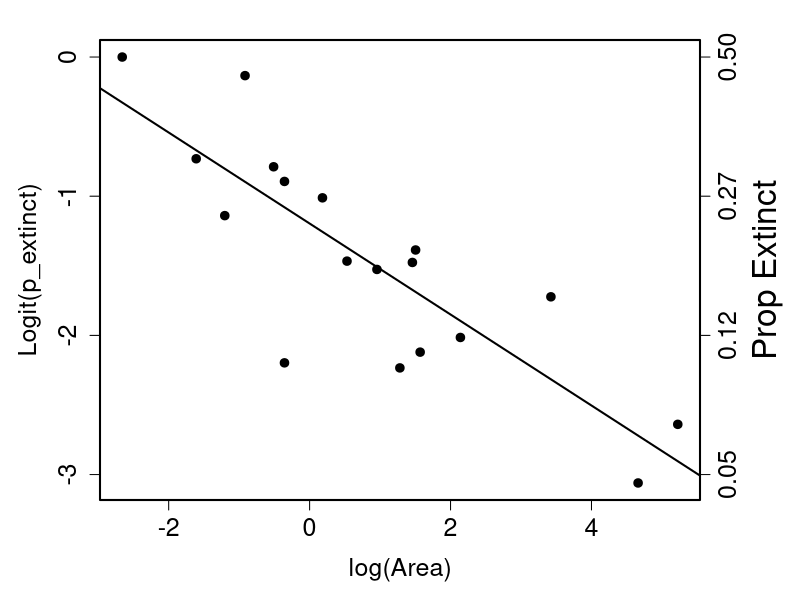
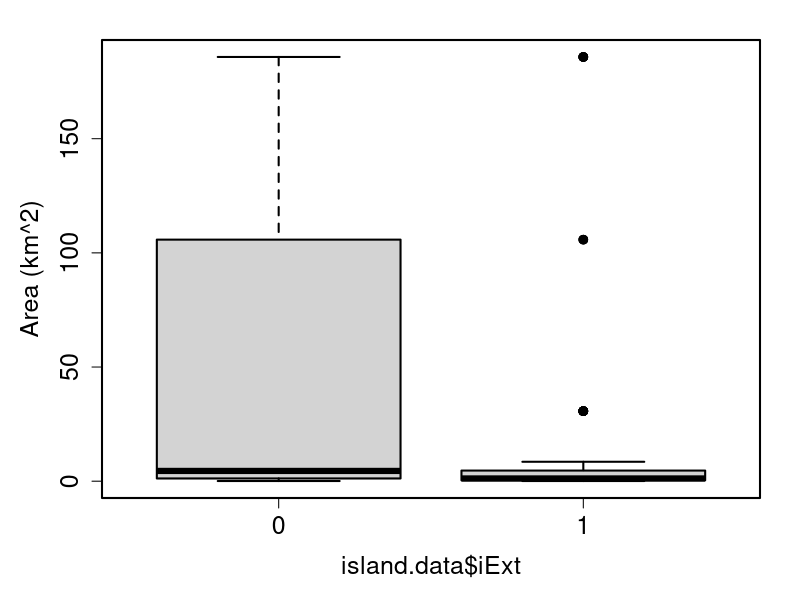
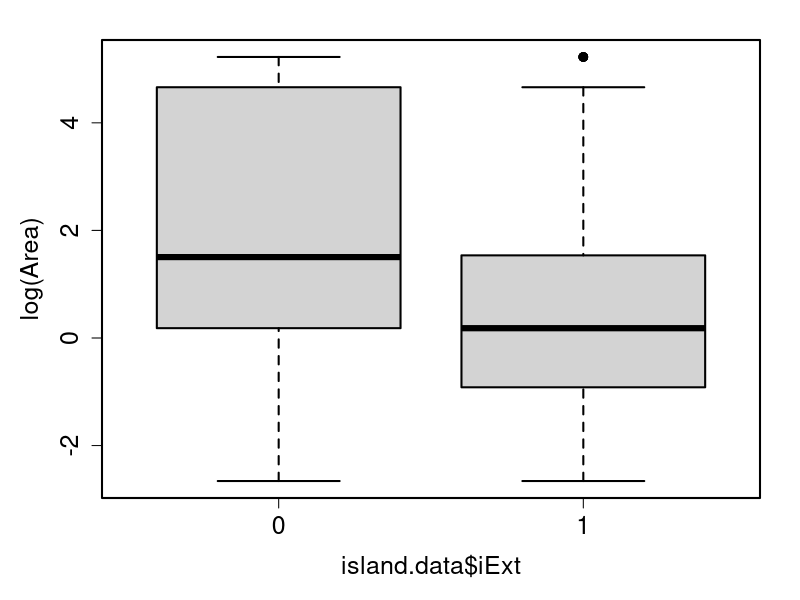
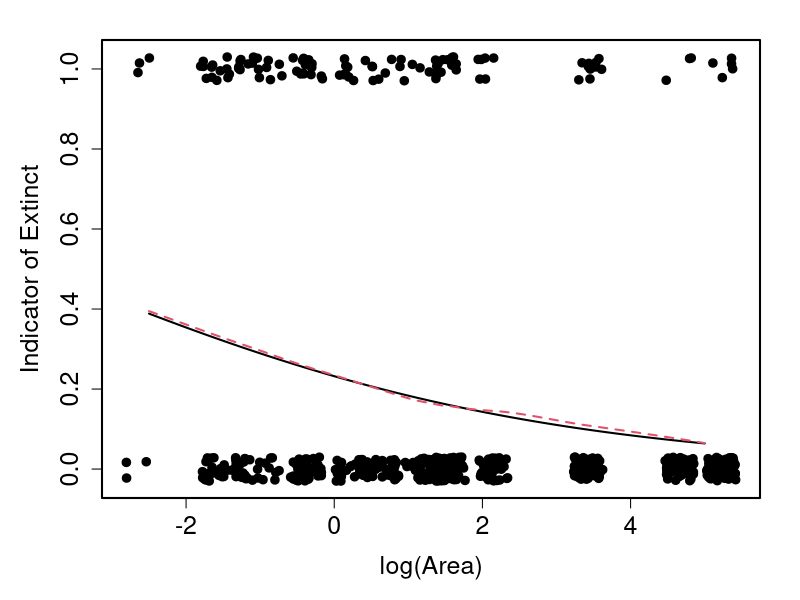
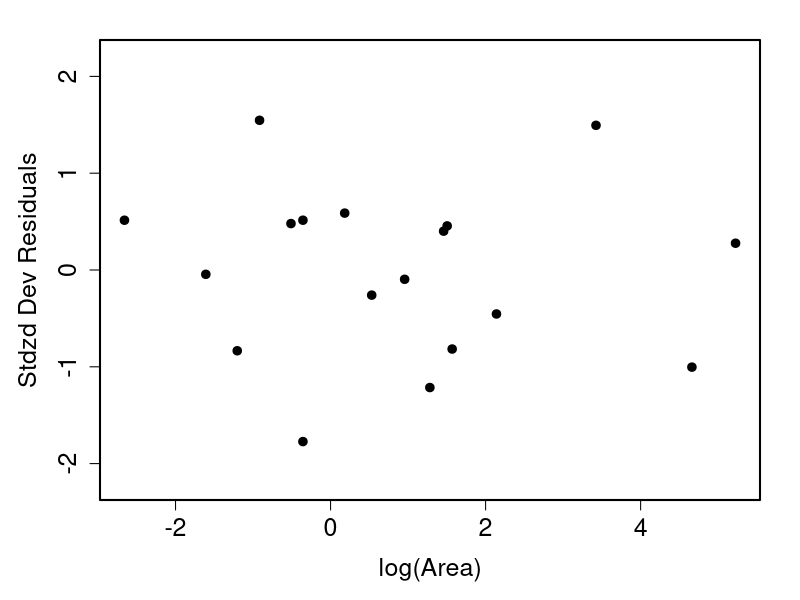
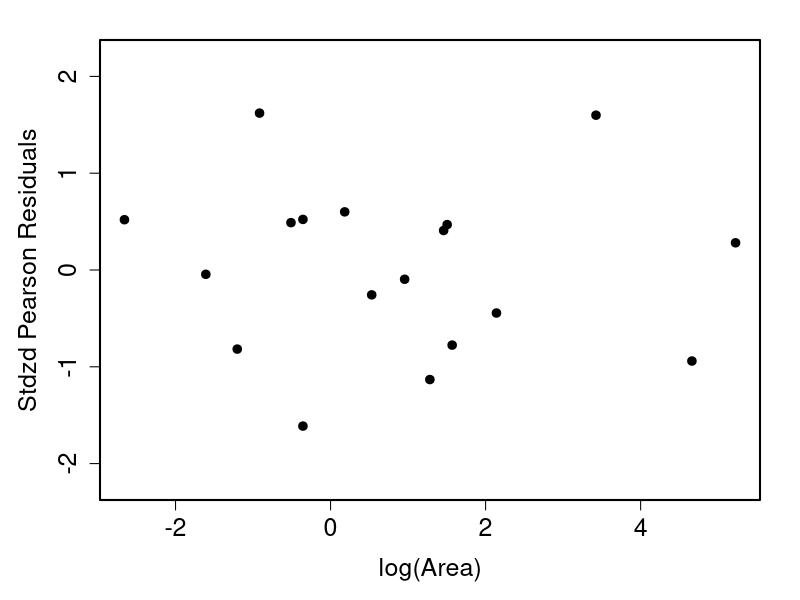

Reproduce these figures in R, in order.
islandsum<-read.csv("Island.csv", header=TRUE)

attach(islandsum)


#This division is elementwise.
pext<- Ext/SpeciesRisk
logit<-log(pext/(1-pext))

#We're going to transform the predictor as well.
xnew<-log(Area)

#Plotting our new x by the logit should give a linear relationship:
par(cex.axis=1.5,cex.lab=1.5, mar=c(5,5,2,5),lwd=2, pch=19)
plot(xnew, logit, xlab="log(Area)", ylab="Logit(p_extinct)", yaxt="n")
axis(2, c(-3, -2, -1, 0))
axis(4,  c(-3, -2, -1, 0), labels=c("0.05", "0.12", "0.27", "0.50"))
mtext("Prop Extinct", side=4, cex=2, line=3)
abline(lm(logit~xnew))



#This code turns our summary into a table where each row is a single observation.
island<-matrix(NA, nrow=sum(SpeciesRisk), ncol=2)
rownum<-dim(islandsum)[1]
k<-1
for(i in 1:rownum){
  for(j in 1:Ext[i]){
    island[k, 1]<-1
    island[k, 2]<-Area[i]
    k<-k+1
  }
  for(l in(Ext[i] + 1):SpeciesRisk[i]){
  island[k, 1] <-0
  island[k, 2]<- Area[i]
  k <- k+1
  }
}

colnames(island)<-c("iExt", "Area2")
island.data<-data.frame(island)
xt<-log(island.data$Area2)

par(cex.axis=1.5,cex.lab=1.5, mar=c(5.1,5.1,2,2),lwd=2)
boxplot(island.data$Area2 ~ island.data$iExt, ylab="Area (km^2)")
boxplot(xt ~ island.data$iExt, ylab="log(Area)")


#Here's the correct model fit:
not.ext<-SpeciesRisk - Ext
logm<- glm(cbind(Ext, not.ext) ~ xnew, family = binomial())
summary(logm)
#Predicted values from this fit (compare with pext):
logm$fitted


#Jittered Plot of log Area By Indicator of Extinct

xx<-seq(-2.5,5,0.01)
yy<-1/(1 + exp(-1*(logm$coeff[1] + logm$coeff[2]*xx)))
par(cex.axis=1.5,cex.lab=1.5, mar=c(5.1,5.1,2,2))
plot(jitter(xt, amount=0.2), jitter(island.data$iExt, amount=0.03), xlab="log(Area)",
    pch= 19, ylab = "Indicator of Extinct")
lines(xx,yy)

#Keep that window open, and add the nonparametric curve:
myx<-xt
loessfit1 <- loess(island.data$iExt ~ myx, degree=1, span=2/3)
lines(xx,predict(loessfit1,data.frame(myx=xx)),lty=2,col=2)




#Here are residuals for the correct model:
hvalues <- influence(logm)$hat
stanresDeviance <- residuals(logm)/sqrt(1-hvalues)
stanresPearson <- residuals(logm,"pearson")/sqrt(1-hvalues)
par(cex.axis=1.5,cex.lab=1.5, mar=c(5,5,2,2),lwd=2, pch=19)
plot(xnew,stanresDeviance,ylab="Stdzd Dev Residuals",xlab="log(Area)",ylim=c(-2.2,2.2))
plot(xnew,stanresPearson,ylab="Stdzd Pearson Residuals",xlab="log(Area)",ylim=c(-2.2,2.2))

#If you try to fit the model this way, you get the wrong df.  Parameter estimates are okay.
wrongm<- glm(island.data$iExt ~ xt, family = binomial())


#To calculate the Pearson chi-square goodness-of-fit test:
sum(residuals(logm,type="pearson")^2)
